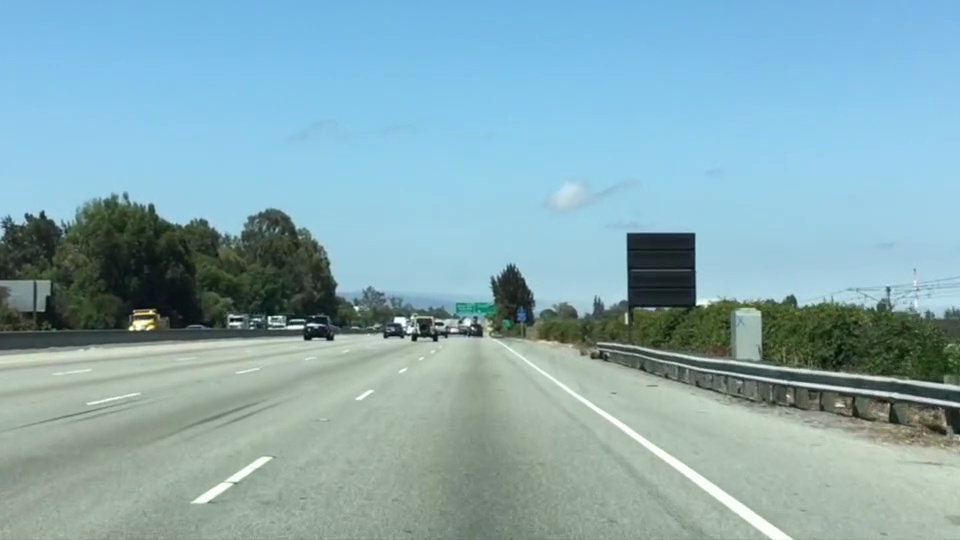
#> input picture test.jpg, 960 x 540 px
$ python color_region.py
#> lines starting #> are read from the running program, lines starting #| are printed output that depends on the picture; after the words box and inside, x2 and y2 are one past the last pixel; in counts of white or black regions, pixels touching at a corner belong together
# -*- coding: utf-8 -*-
"""
Created on Fri Jan 20 11:28:37 2017

@author: aslado
"""

import matplotlib.pyplot as plt
import matplotlib.image as mpimg
import numpy as np
import moviepy

# Read in the image and print out some stats
# Note: in the previous example we were reading a .jpg
# Here we read a .png and convert to 0,255 bytescale
image = mpimg.imread('test.jpg')
#> image is the input picture: shape (540, 960, 3); mean R, G, B 135.5, 171.1, 179.2

# Grab the x and y size and make a copy of the image
ysize = image.shape[0]
#> ysize = 540
xsize = image.shape[1]
#> xsize = 960
color_select = np.copy(image)
line_image = np.copy(image)

# Define color selection criteria
# MODIFY THESE VARIABLES TO MAKE YOUR COLOR SELECTION
red_threshold = 205
green_threshold = 0
blue_threshold = 0

rgb_threshold = [red_threshold, green_threshold, blue_threshold]

# Define the vertices of a triangular mask.
# Keep in mind the origin (x=0, y=0) is in the upper left
# MODIFY THESE VALUES TO ISOLATE THE REGION
# WHERE THE LANE LINES ARE IN THE IMAGE
left_bottom = [70, 539]
right_bottom = [850, 539]
apex = [475, 325]

# Perform a linear fit (y=Ax+B) to each of the three sides of the triangle
# np.polyfit returns the coefficients [A, B] of the fit
fit_left = np.polyfit((left_bottom[0], apex[0]), (left_bottom[1], apex[1]), 1)
fit_right = np.polyfit((right_bottom[0], apex[0]), (right_bottom[1], apex[1]), 1)
fit_bottom = np.polyfit((left_bottom[0], right_bottom[0]), (left_bottom[1], right_bottom[1]), 1)

# Mask pixels below the threshold
color_thresholds = (image[:,:,0] < rgb_threshold[0]) | \
                    (image[:,:,1] < rgb_threshold[1]) | \
                    (image[:,:,2] < rgb_threshold[2])
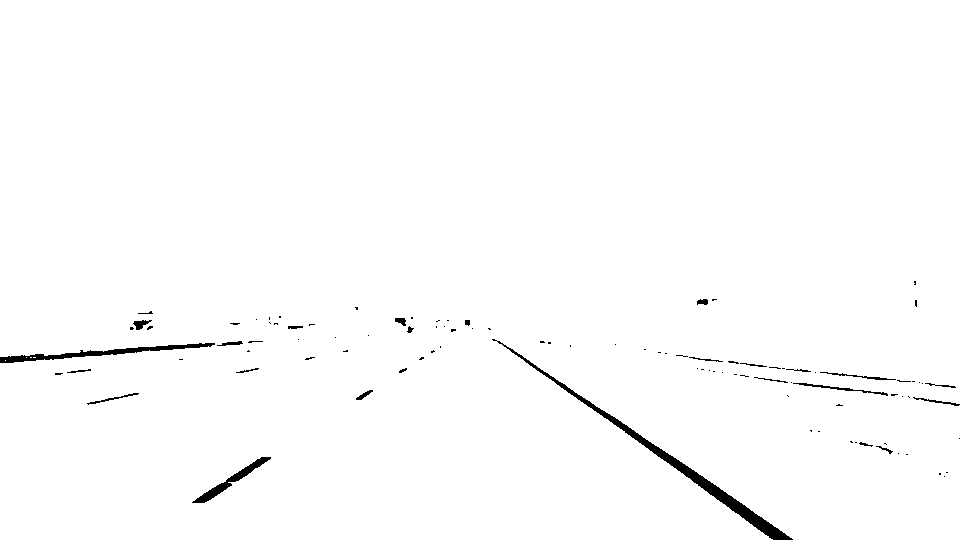
#> color_thresholds: shape (540, 960) bool; 98.9% white; 99 black regions (73 under 20 px), largest, box (x1, y1, x2, y2) and area: (492, 339, 793, 540) 2411, (0, 343, 215, 363) 1010, (192, 457, 271, 503) 603

# Find the region inside the lines
XX, YY = np.meshgrid(np.arange(0, xsize), np.arange(0, ysize))
region_thresholds = (YY > (XX*fit_left[0] + fit_left[1])) & \
                    (YY > (XX*fit_right[0] + fit_right[1])) & \
                    (YY < (XX*fit_bottom[0] + fit_bottom[1]))

# Mask color and region selection
color_select[color_thresholds | ~region_thresholds] = [0, 0, 0]
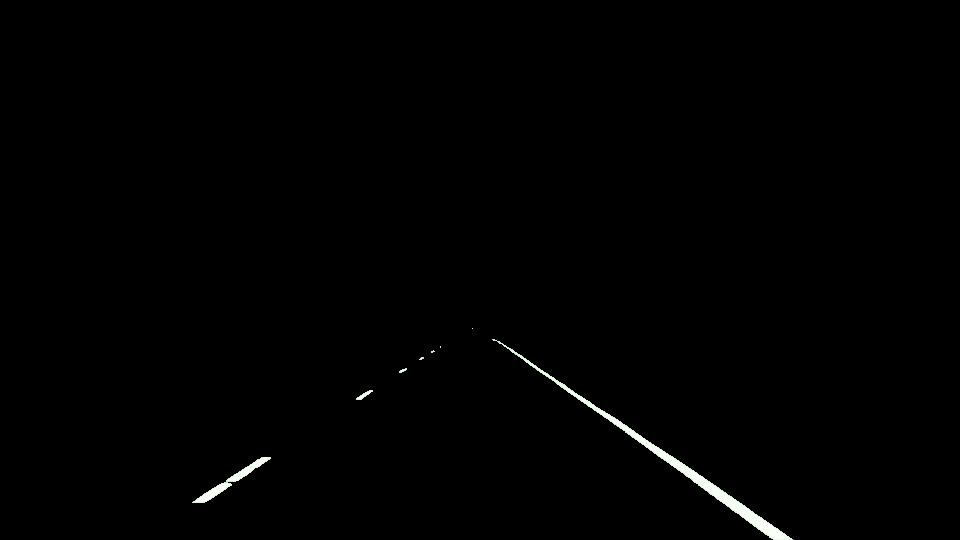
#> color_select: shape (540, 960, 3); mean R, G, B 1.4, 1.5, 1.4
# Color pixels red where both color and region selections met
line_image[~color_thresholds & region_thresholds] = [255, 0, 0]
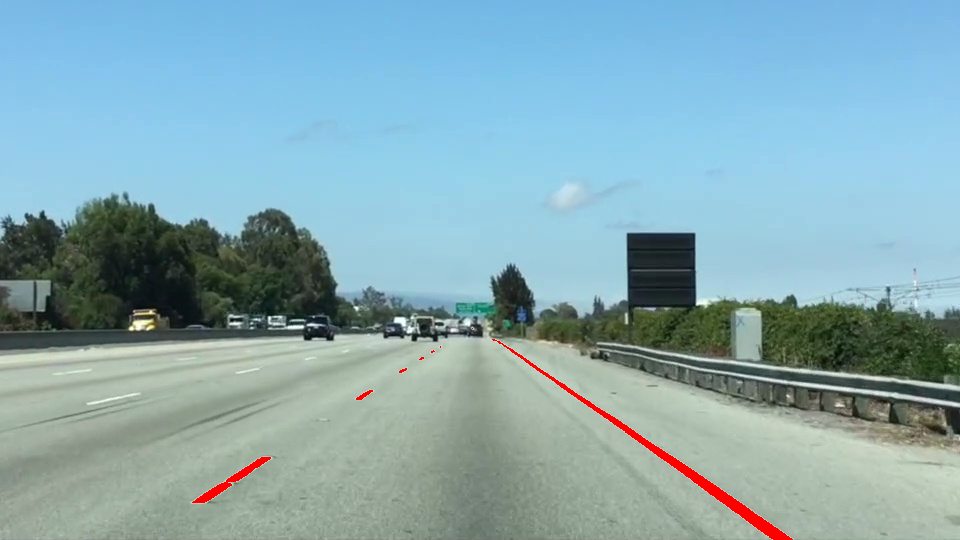
#> line_image: shape (540, 960, 3); 0.6% of pixels changed, all inside (x1, y1, x2, y2) = (192, 328, 793, 540)

# Display the image and show region and color selections
#plt.imshow(image)
x = [left_bottom[0], right_bottom[0], apex[0], left_bottom[0]]
y = [left_bottom[1], right_bottom[1], apex[1], left_bottom[1]]
plt.plot(x, y, 'b--', lw=4)
#plt.imshow(color_select)
plt.imshow(line_image)
plt.show()
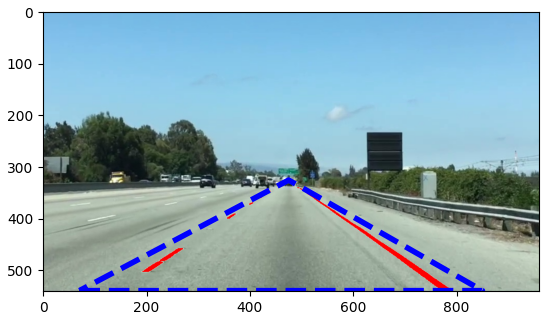
#> figure drawn by matplotlib, 1 panel
